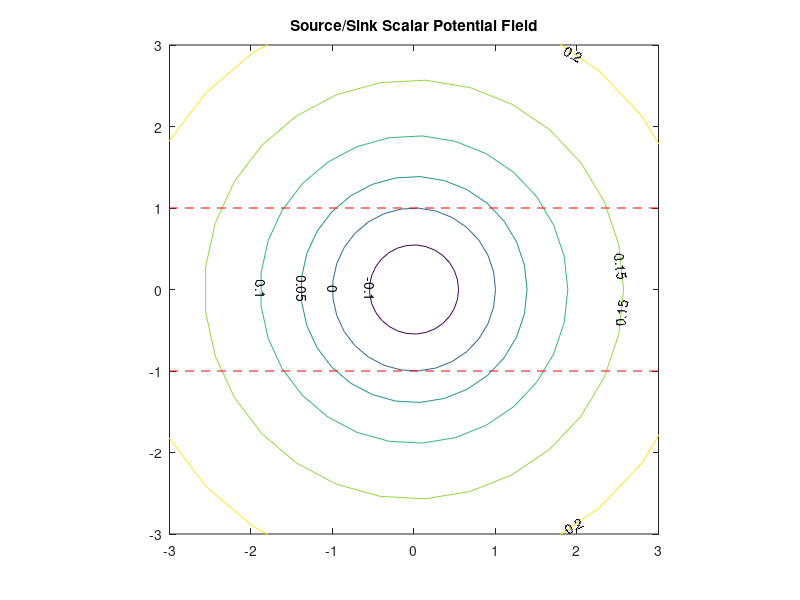

MATLAB code for this plot: (Note: this script raises an error after producing the figure.)
% Clears and closes any information from previous runs
clear variables
close all

% Define all mathematical and physical parameters to be used

R = 1;                              % Radius of cylinder

m = 30;                             % Increment of iteration

r = linspace(0.5, 15, m);           % Radial distance respective to center of cylinder

Theta = linspace(0,2*pi, m);        % Rotation from parallel of free stream velocity direction

Q = 1;                              % Strength of source/sink (volumetric flow rate)


% Pre-allocating variables to blank mxm matricies (program performance only)

U_x = zeros(m,m);

U_y = zeros(m,m);

x = zeros(m,m);

y = zeros(m,m);

U_r = zeros(m,m);

U_t = zeros(m,m);

Pot_function = zeros(m,m);

Stream_function = zeros(m,m);


% For loop to compute dependant variables with iteration from range 1:m

for i = 1:m

    for j = 1:m

        % Basic definitions for Cartesian representation of polar coordinates

        x(i,j) = r(i)*cos(Theta(j));
        
        y(i,j) = r(i)*sin(Theta(j));

        % Potential function for source/sink

        Pot_function(i,j) = (Q/(2*pi))*log(r(i)/R);

        % Radial and tangential velocity components

        U_r(i,j) = Q/(2*pi*r(i));

        U_t = zeros(m,m);

        % Convert radial to Cartesian velocity components

        U_x(i,j) = -sin(Theta(j))*U_t(i,j)+cos(Theta(j))*U_r(i,j);

        U_y(i,j) = sin(Theta(j))*U_r(i,j)+cos(Theta(j))*U_t(i,j);

    end

end

% Specifies contour elevations to be plotted

v = [-0.15,-0.1,0,0.05,0.1,0.15,0.2];

% Generates source potential contour plot
figure;
contour(x,y,Pot_function,v,'ShowText','on')
hold on
plot([-5,5],[1,1],"--r")
plot([-5,5],[-1,-1],"--r")
hold off
axis equal
axis tight
xlim([-3,3])
ylim([-3,3])
title('Source/Sink Scalar Potential Field')

% Generates source velocity vector plot
figure;
quiver(x,y,U_x, U_y,0,v)
hold on
cylinder(R)
hold off
axis equal
axis tight
xlim([-3,3])
ylim([-3,3])
title('Source/Sink Velocity Vector Field')
